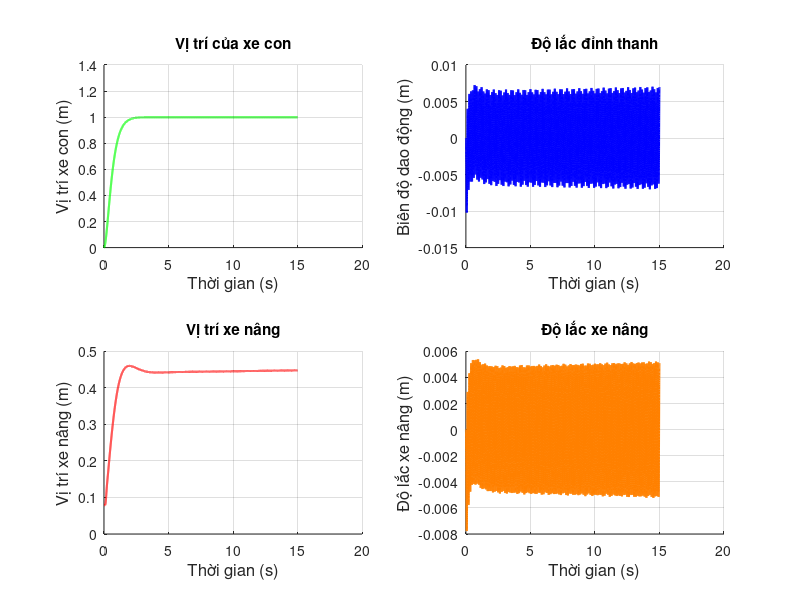
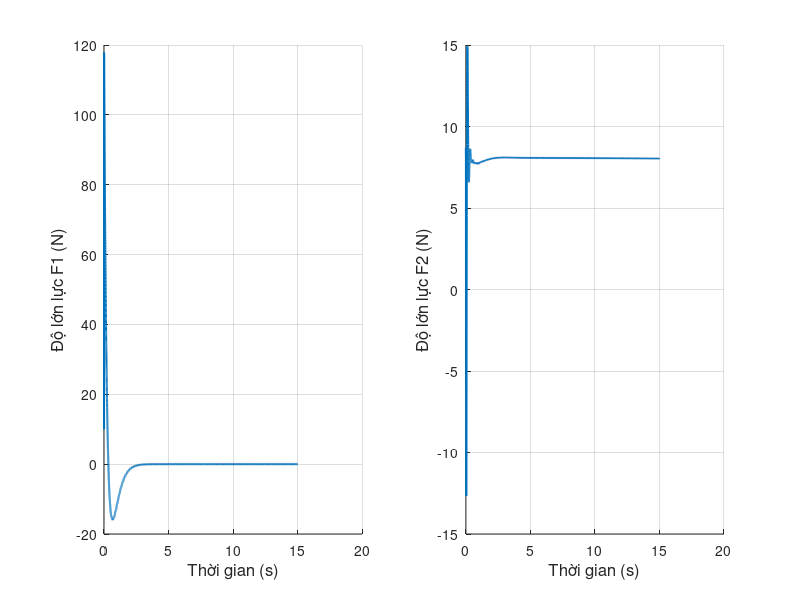
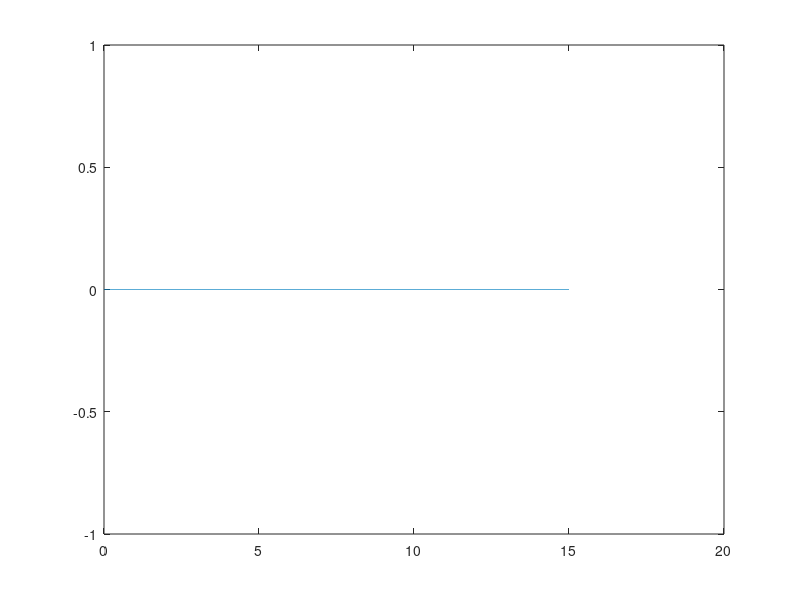

The MATLAB source for these figures, in order:
clc;
close all;
clear;

% Cờ để thay đổi giữa ADRC và ADRC + IS
% flag = 1: ADRC; flag = 2: ADRC + IS
flag = 1; 
% Cờ để thay đổi giữa các bộ IS
% flag_is = 1: ZV; flag_is = 2: ZVD; flag = 3: ETM4
flag_is = 3;

%--------------------------------------------------------------------------
%                         Cài đặt các thông số
%--------------------------------------------------------------------------

% Thiết lập các thông số cho dầm
L = 0.63; EI = 0.754; rho_A = 0.297;
% Các vật nặng
mw = 13.1; mk = 0.04; mh = 0.86; g = 9.81;

% Thiết lập thông số không gian và thời gian
n = 9; r = 15000;
tmax = 15;
delta_Y = L/(n - 1); % Bước không gian
delta_t = tmax/(r - 1); % Bước thời gian

% Khởi tạo ma trận để lưu giá trị
w = zeros(n,r);
x3 = zeros(1,r); % Độ lắc của thanh tại x2 (x3)
x2 = 2;
dx2dt_2 = zeros(1,r);
dx2dt_2(1:3) = delta_Y;

% Lực tác động vào xe con
F1 = zeros(1,r);
F1(1:r) = 10;
    
% Lực tác động vào xe nâng
F2 = zeros(1,r);
F2(1:r) = mh*g - 0.1;

%--------------------------------------------------------------------------
%                        Thông số bộ điều khiển ADRC
%--------------------------------------------------------------------------
T_set = 2; % Thời gian xác lập (s)
T_sample = 0.001; % Chu kỳ trích mẫu
s_CL = -6/T_set; % Điểm cực hàm truyền hệ kín
% Hệ số tỉ lệ
Kp = s_CL^2; Kd = -2*s_CL; K_ESO = 10; b01 = 1/mw; b02 = 1/mh;

% Bộ quan sát trạng thái ESO
s_ESO = K_ESO*s_CL; % Điểm cực 
z_ESO = exp(s_ESO*T_sample);

l1 = 1 - z_ESO^3; 
l2 = (3*(1 - z_ESO)^2*(1 + z_ESO))/(2*T_sample);
l3 = (1 - z_ESO)^3/(T_sample^2);

Ad = [1 T_sample (T_sample^2)/2; 0 1 T_sample; 0 0 1];
Bd = [b01*(T_sample^2)/2; b01*T_sample; 0];
Cd = [1 0 0];
Lc = [l1; l2; l3];

A_ESO = Ad - Lc*Cd*Ad;
B_ESO = Bd - Lc*Cd*Bd;

% Biến trạng thái xk = [x1k; x2k; x3k]
xd = zeros(3,r); 
xl = zeros(3,r);

x1_set = 1; % Giá trị đặt xe con
x2_set = 0.4; % Giá trị đặt xe nâng
%--------------------------------------------------------------------------
%                       Thông số bộ tạo dạng tín hiệu
%--------------------------------------------------------------------------
f = 6.13415; % Tần số dao động riêng của hệ

zeta = 0.01; K = exp((zeta*pi)/sqrt(1 - zeta^2)); 
mopt = 0.99; % Giá trị tối ưu cho bộ ETM

% Các thời điểm của các vector xung
t2 = 1/(2*f); t3 = 1/f;

x_IS = zeros(1,r);

%--------------------------------------------------------------------------
%    Mô phỏng chuyển động của dầm Euler - Bernoulli trong mô hình SMC
%--------------------------------------------------------------------------
for j = 3:(r - 1)
    wyyy0 = (w(3,j) - 2*w(2,j) + w(1,j))/(2*delta_Y^3);
    S2 = (F1(j + 1) - EI*wyyy0)/mw;
    w(1,j + 1) = 2*w(1,j) - w(1,j - 1) + delta_t^2*S2; % 5b
    for i = 3:(n - 2)
        % Đạo hàm theo Y
        wyyyy = w(i + 2,j) - 4*w(i + 1,j) + 6*w(i,j) - 4*w(i - 1,j) + w(i - 2,j);
        S1 = (-EI/(rho_A*delta_Y^4))*wyyyy;
        S4 = (-EI/(mh*delta_Y^3))*wyyyy;
        w(i,j + 1) = 2*w(i,j) - w(i,j - 1) + delta_t^2*S1; % 5a

        % Chuyển động của xe nâng
        dx3dt_2 = (x3(j) - 2*x3(j - 1) + x3(j - 2))/(2*delta_t^2);
        wyx2 = (w(x2 + 1,j - 1) - w(x2 - 1,j - 1))/(2*delta_Y^2);
        dx2dt_2(j + 1) = 2*dx2dt_2(j) - dx2dt_2(j - 1) + ((F2(j + 1) - mh*g ...
                         - mh*dx3dt_2*wyx2)*delta_t^2)/mh; % 5c

        % Cập nhật vị trí x2
        if dx2dt_2(j + 1) < delta_Y
            x2 = 2;
            dx2dt_2(j + 1) = delta_Y;
        elseif dx2dt_2(j + 1) > L - delta_Y
            x2 = n - 1;
            dx2dt_2(j + 1) = L - delta_Y;
        else
            x2 = ceil(dx2dt_2(j + 1)/delta_Y);
        end

        % Độ lắc của thanh
        if dx2dt_2(j + 1) ~= x2
            w(i,j + 1) = 2*w(i,j) - w(i,j - 1) + delta_t^2*S1; % 5a
            x3(j + 1) = w(i,j + 1) - w(1,j + 1);
        else
            w(i,j + 1) = 2*w(i,j) - w(i,j - 1) + delta_t^2*S4; % 5d
            x3(j + 1) = w(i,j + 1) - w(1,j + 1);
        end
    end
    wyyyl = (-2*w(n,j) + 3*w(n - 1,j) - w(n - 2,j))/(2*delta_Y^3);
    S3 = (EI/mk)*wyyyl;
    w(2,j + 1) = w(1,j + 1);
    w(n,j + 1) = 2*w(n,j) - w(n,j - 1) + delta_t^2*S3; % 5e
    w(n - 1,j + 1) = (w(n,j + 1) + w(n - 2,j + 1))/2;
%--------------------------------------------------------------------------
%                 Bộ điều khiển ADRC cho xe con và xe nâng
%--------------------------------------------------------------------------
    if flag == 1
        % Xe con    
        xd(:,j + 2) = A_ESO*xd(:,j + 1) + B_ESO*F1(j + 1) + Lc*w(1,j + 1);
        F1(j + 2) = (Kp*(x1_set - xd(1,j + 2)) ...
                    - Kd*xd(2,j + 2) - xd(3,j + 2))/b01;
    
        % Xe nâng
        xl(:,j + 2) = A_ESO*xl(:,j + 1) + B_ESO*(F2(j + 1) - mh*g) ...
                      + Lc*dx2dt_2(j + 1);
        F2(j + 2) = (Kp*(x2_set - xl(1,j + 2)) - Kd*xl(2,j + 2) ...
                    - xl(3,j + 2))/b02 + mh*g;
    end
%--------------------------------------------------------------------------
%                      Bộ tạo dạng tín hiệu IS + ADRC
%--------------------------------------------------------------------------
    if flag == 2
        % IS
        if flag_is == 1 
            % Bộ tạo dạng tín hiệu ZV
            A1 = K/(1 + K); A2 = A1;
            x1_set_is = x1_set*(A1*unit_step(j*delta_t) ...
                        + A2*unit_step(j*delta_t - t2));
        elseif flag_is == 2 
            % Bộ tạo dạng tín hiệu ZVD
            A1 = (K/(1 + K))^2; 
            A2 = (2*K)/(1 + K)^2;
            A3 = 1/(1 + K)^2;
            x1_set_is = x1_set*(A1*unit_step(j*delta_t) + A2*unit_step(j*delta_t - t2) ...
                        + A3*unit_step(j*delta_t - t3));
        elseif flag_is == 3 
            % Bộ tạo dạng tín hiệu ETM4
            t2 = 1/(3*f); t3 = 2/(3*f); t4 = 1/f;
            I = (K^2*(1 + mopt))/(K^2 + (1 + mopt)*(K^(4/3) + K^(2/3)) + mopt);
            A1 = I/(1 + mopt); A2 = I/K^(2/3);
            A3 = I/K^(4/3); A4 = (mopt*I)/(K^2*(1 + mopt));
            x1_set_is = x1_set*(A1*unit_step(j*delta_t) + A2*unit_step(j*delta_t - t2) ...
                        + A3*unit_step(j*delta_t - t3)) + A4*unit_step(j*delta_t - t4);
        end
        x_IS(j) = x1_set_is;
        % ADRC
        % Xe con
        xd(:,j + 2) = A_ESO*xd(:,j + 1) + B_ESO*F1(j + 1) + Lc*w(1,j + 1);
        F1(j + 2) = (Kp*(x1_set_is - xd(1,j + 2)) - Kd*xd(2,j + 2) - xd(3,j + 2))/b01;
        
        % Xe nâng
        xl(:,j + 2) = A_ESO*xl(:,j + 1) + B_ESO*(F2(j + 1) - mh*g) + Lc*dx2dt_2(j + 1);
        F2(j + 2) = (Kp*(x2_set - xl(1,j + 2)) - Kd*xl(2,j + 2) - xl(3,j + 2))/b02 + mh*g;
    end
end
%--------------------------------------------------------------------------

% Khởi tạo giá trị để mô phỏng
t_tr = 0:delta_t:tmax;

% Vẽ đồ thị
figure(1);
subplot(2,2,1);
grid on;
hold on;
plot(t_tr,w(1,:),'g','LineWidth',1.5);
title({'Vị trí của xe con'});
ylabel('Vị trí xe con (m)','FontSize',12);
xlabel('Thời gian (s)','FontSize',12);

subplot(2,2,2);
grid on;
hold on;
% Vị trí tương đối của mk so với xe con
plot(t_tr,w(n,:) - w(1,:),'b','LineWidth',1.5);
title({'Độ lắc đỉnh thanh'});
ylabel('Biên độ dao động (m)','FontSize',12);
xlabel('Thời gian (s)','FontSize',12);

subplot(2,2,3);
grid on;
hold on;
plot(t_tr,dx2dt_2,'r','LineWidth',1.5);
title({'Vị trí xe nâng'});
ylabel('Vị trí xe nâng (m)','FontSize',12);
xlabel('Thời gian (s)','FontSize',12);

subplot(2,2,4);
grid on;
hold on;
plot(t_tr,x3,'Color',[1 0.5 0],'LineWidth',1.5);
title({'Độ lắc xe nâng'});
ylabel('Độ lắc xe nâng (m)','FontSize',12);
xlabel('Thời gian (s)','FontSize',12);

figure(2);
subplot(1,2,1);
grid on;
hold on;
plot(t_tr,F1(1:r),'LineWidth',1.5);
ylabel('Độ lớn lực F1 (N)','FontSize',12);
xlabel('Thời gian (s)','FontSize',12);

subplot(1,2,2);
grid on;
hold on;
plot(t_tr,F2(1:r),'LineWidth',1.5);
ylabel('Độ lớn lực F2 (N)','FontSize',12);
xlabel('Thời gian (s)','FontSize',12);

figure(3)
plot(t_tr,x_IS(:));
